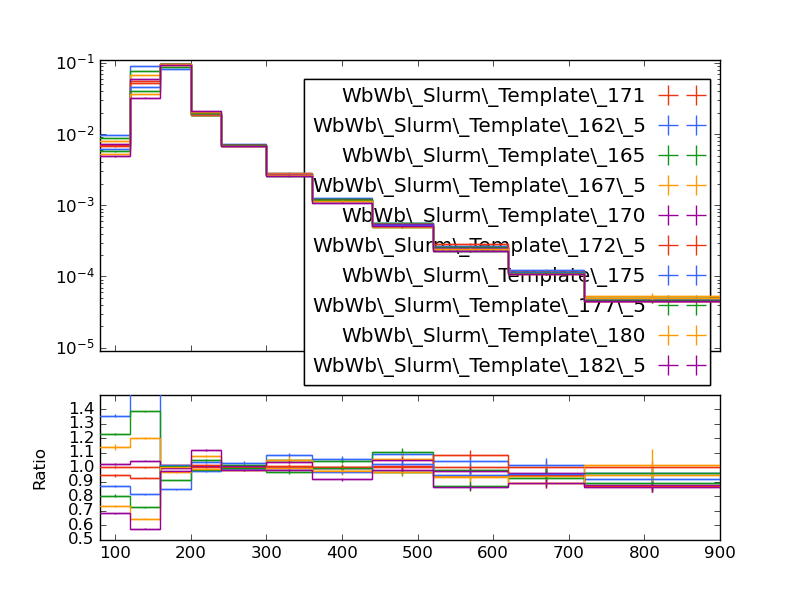

This figure's Python source:
#! /usr/bin/env python

# This Python script was auto-generated using YODA v2.0.1.
# Analysis object: /WbWb_singlelepton/m_minimax
# Timestamp: 12-01-2026 (12:51:18)

import matplotlib as mpl
import matplotlib.pyplot as plt
mpl.use('Agg') # comment out for interactive use
import os
import numpy as np

plotDir = os.path.split(os.path.realpath(__file__))[0]
if 'YODA_USER_PLOT_PATH' in globals():
    plot_outdir = globals()['YODA_USER_PLOT_PATH']
else:
    plot_outdir = plotDir

#plot style
plt.style.use(os.path.join(plotDir, '../default.mplstyle'))

plt.rcParams['text.usetex'] = False
plt.style.use(['classic'])
plt.rc('font', family='DejaVu Sans')
# plot metadata
figW, figH = plt.rcParams['figure.figsize']
ax_xLabel = r''
ax_yLabel = r''
ax_title  = r''
ax_xScale = 'linear'
ax_yScale = 'log'
xLims = (80.0, 900.0)
yLims = (9e-06, 0.11000000000000001)

# TeX-friendly labels for the legend
labels = {
    'legend' : ([ r"WbWb\_Slurm\_Template\_171", r"WbWb\_Slurm\_Template\_162\_5", r"WbWb\_Slurm\_Template\_165", r"WbWb\_Slurm\_Template\_167\_5", r"WbWb\_Slurm\_Template\_170", r"WbWb\_Slurm\_Template\_172\_5", r"WbWb\_Slurm\_Template\_175", r"WbWb\_Slurm\_Template\_177\_5", r"WbWb\_Slurm\_Template\_180", r"WbWb\_Slurm\_Template\_182\_5" ], r""),
}

# Adjust canvas width and height
canvasW = 10.0
canvasH = 9.0
figW *= canvasW/10.
figH *= canvasH/9.

# Create figure and axis objects
fig, (ax, ratio0_ax) = plt.subplots(2, 1, sharex=True,
                  figsize=(figW,figH), gridspec_kw={'height_ratios': (6.0, 3.0)})

# Set figure margins
plt.subplots_adjust(
    left   = 1.0 * plt.rcParams['figure.subplot.left'],
    right  = 1.0 * plt.rcParams['figure.subplot.right'],
    top    = 1.0 * plt.rcParams['figure.subplot.top'],
    bottom = 1.0 * plt.rcParams['figure.subplot.bottom'])

ratio0_ax.yaxis.set_major_locator(mpl.ticker.MultipleLocator(0.1))
ratio0_ax.set_ylim(0.5, 1.4999)
ratio0_ax.set_ylabel('Ratio')

# the numerical data is stored in a separate file
dataf = dict()
prefix = os.path.split(__file__)[0]
if prefix:    prefix = prefix + '/'
exec(open(prefix+'m_minimax__data.py').read(), dataf)


legend_handles = dict() # keep track of handles for the legend

# style options for curves
# starts at zorder>=5 to draw curve on top of legend
styles = {
  'WbWb_LO_PS_Had_171/Analysis/WbWb_Slurm_Template_171.yoda.gz': {
    'color' : '#EE3311',
    'linestyle' : '-',
    'linewidth' : 1,
    'marker' : 'none',
    'markersize' : 2,
    'capsize' : 0.0,
    'zorder' : 5,
    'histstyle' : 1,
    'drawstyle' : 'steps-pre',
    'xerrorbars' : 1,
    'yerrorbars' : 1,
    'fillcolor' : None,
    'fillopacity' : 1.0,
    'ratio0_linestyle' : '-',
    'ratio0_linewidth' : 1,
    'ratio0_marker' : 'none',
    'ratio0_markersize' : 2,
    'ratio0_capsize' : 0.0,
    'ratio0_zorder' : 5,
    'ratio0_histstyle' : 1,
    'ratio0_drawstyle' : 'steps-pre',
    'ratio0_xerrorbars' : 1,
    'ratio0_yerrorbars' : 1,
  },
  'WbWb_LO_PS_Had_162/Analysis/WbWb_Slurm_Template_162_5.yoda.gz': {
    'color' : '#3366FF',
    'linestyle' : '-',
    'linewidth' : 1,
    'marker' : 'none',
    'markersize' : 2,
    'capsize' : 0.0,
    'zorder' : 6,
    'histstyle' : 1,
    'drawstyle' : 'steps-pre',
    'xerrorbars' : 1,
    'yerrorbars' : 1,
    'fillcolor' : None,
    'fillopacity' : 1.0,
    'ratio0_linestyle' : '-',
    'ratio0_linewidth' : 1,
    'ratio0_marker' : 'none',
    'ratio0_markersize' : 2,
    'ratio0_capsize' : 0.0,
    'ratio0_zorder' : 6,
    'ratio0_histstyle' : 1,
    'ratio0_drawstyle' : 'steps-pre',
    'ratio0_xerrorbars' : 1,
    'ratio0_yerrorbars' : 1,
  },
  'WbWb_LO_PS_Had_165/Analysis/WbWb_Slurm_Template_165.yoda.gz': {
    'color' : '#109618',
    'linestyle' : '-',
    'linewidth' : 1,
    'marker' : 'none',
    'markersize' : 2,
    'capsize' : 0.0,
    'zorder' : 7,
    'histstyle' : 1,
    'drawstyle' : 'steps-pre',
    'xerrorbars' : 1,
    'yerrorbars' : 1,
    'fillcolor' : None,
    'fillopacity' : 1.0,
    'ratio0_linestyle' : '-',
    'ratio0_linewidth' : 1,
    'ratio0_marker' : 'none',
    'ratio0_markersize' : 2,
    'ratio0_capsize' : 0.0,
    'ratio0_zorder' : 7,
    'ratio0_histstyle' : 1,
    'ratio0_drawstyle' : 'steps-pre',
    'ratio0_xerrorbars' : 1,
    'ratio0_yerrorbars' : 1,
  },
  'WbWb_LO_PS_Had_167/Analysis/WbWb_Slurm_Template_167_5.yoda.gz': {
    'color' : '#FF9900',
    'linestyle' : '-',
    'linewidth' : 1,
    'marker' : 'none',
    'markersize' : 2,
    'capsize' : 0.0,
    'zorder' : 8,
    'histstyle' : 1,
    'drawstyle' : 'steps-pre',
    'xerrorbars' : 1,
    'yerrorbars' : 1,
    'fillcolor' : None,
    'fillopacity' : 1.0,
    'ratio0_linestyle' : '-',
    'ratio0_linewidth' : 1,
    'ratio0_marker' : 'none',
    'ratio0_markersize' : 2,
    'ratio0_capsize' : 0.0,
    'ratio0_zorder' : 8,
    'ratio0_histstyle' : 1,
    'ratio0_drawstyle' : 'steps-pre',
    'ratio0_xerrorbars' : 1,
    'ratio0_yerrorbars' : 1,
  },
  'WbWb_LO_PS_Had_170/Analysis/WbWb_Slurm_Template_170.yoda.gz': {
    'color' : '#990099',
    'linestyle' : '-',
    'linewidth' : 1,
    'marker' : 'none',
    'markersize' : 2,
    'capsize' : 0.0,
    'zorder' : 9,
    'histstyle' : 1,
    'drawstyle' : 'steps-pre',
    'xerrorbars' : 1,
    'yerrorbars' : 1,
    'fillcolor' : None,
    'fillopacity' : 1.0,
    'ratio0_linestyle' : '-',
    'ratio0_linewidth' : 1,
    'ratio0_marker' : 'none',
    'ratio0_markersize' : 2,
    'ratio0_capsize' : 0.0,
    'ratio0_zorder' : 9,
    'ratio0_histstyle' : 1,
    'ratio0_drawstyle' : 'steps-pre',
    'ratio0_xerrorbars' : 1,
    'ratio0_yerrorbars' : 1,
  },
  'WbWb_LO_PS_Had_172/Analysis/WbWb_Slurm_Template_172_5.yoda.gz': {
    'color' : '#EE3311',
    'linestyle' : '-',
    'linewidth' : 1,
    'marker' : 'none',
    'markersize' : 2,
    'capsize' : 0.0,
    'zorder' : 10,
    'histstyle' : 1,
    'drawstyle' : 'steps-pre',
    'xerrorbars' : 1,
    'yerrorbars' : 1,
    'fillcolor' : None,
    'fillopacity' : 1.0,
    'ratio0_linestyle' : '-',
    'ratio0_linewidth' : 1,
    'ratio0_marker' : 'none',
    'ratio0_markersize' : 2,
    'ratio0_capsize' : 0.0,
    'ratio0_zorder' : 10,
    'ratio0_histstyle' : 1,
    'ratio0_drawstyle' : 'steps-pre',
    'ratio0_xerrorbars' : 1,
    'ratio0_yerrorbars' : 1,
  },
  'WbWb_LO_PS_Had_175/Analysis/WbWb_Slurm_Template_175.yoda.gz': {
    'color' : '#3366FF',
    'linestyle' : '-',
    'linewidth' : 1,
    'marker' : 'none',
    'markersize' : 2,
    'capsize' : 0.0,
    'zorder' : 11,
    'histstyle' : 1,
    'drawstyle' : 'steps-pre',
    'xerrorbars' : 1,
    'yerrorbars' : 1,
    'fillcolor' : None,
    'fillopacity' : 1.0,
    'ratio0_linestyle' : '-',
    'ratio0_linewidth' : 1,
    'ratio0_marker' : 'none',
    'ratio0_markersize' : 2,
    'ratio0_capsize' : 0.0,
    'ratio0_zorder' : 11,
    'ratio0_histstyle' : 1,
    'ratio0_drawstyle' : 'steps-pre',
    'ratio0_xerrorbars' : 1,
    'ratio0_yerrorbars' : 1,
  },
  'WbWb_LO_PS_Had_177/Analysis/WbWb_Slurm_Template_177_5.yoda.gz': {
    'color' : '#109618',
    'linestyle' : '-',
    'linewidth' : 1,
    'marker' : 'none',
    'markersize' : 2,
    'capsize' : 0.0,
    'zorder' : 12,
    'histstyle' : 1,
    'drawstyle' : 'steps-pre',
    'xerrorbars' : 1,
    'yerrorbars' : 1,
    'fillcolor' : None,
    'fillopacity' : 1.0,
    'ratio0_linestyle' : '-',
    'ratio0_linewidth' : 1,
    'ratio0_marker' : 'none',
    'ratio0_markersize' : 2,
    'ratio0_capsize' : 0.0,
    'ratio0_zorder' : 12,
    'ratio0_histstyle' : 1,
    'ratio0_drawstyle' : 'steps-pre',
    'ratio0_xerrorbars' : 1,
    'ratio0_yerrorbars' : 1,
  },
  'WbWb_LO_PS_Had_180/Analysis/WbWb_Slurm_Template_180.yoda.gz': {
    'color' : '#FF9900',
    'linestyle' : '-',
    'linewidth' : 1,
    'marker' : 'none',
    'markersize' : 2,
    'capsize' : 0.0,
    'zorder' : 13,
    'histstyle' : 1,
    'drawstyle' : 'steps-pre',
    'xerrorbars' : 1,
    'yerrorbars' : 1,
    'fillcolor' : None,
    'fillopacity' : 1.0,
    'ratio0_linestyle' : '-',
    'ratio0_linewidth' : 1,
    'ratio0_marker' : 'none',
    'ratio0_markersize' : 2,
    'ratio0_capsize' : 0.0,
    'ratio0_zorder' : 13,
    'ratio0_histstyle' : 1,
    'ratio0_drawstyle' : 'steps-pre',
    'ratio0_xerrorbars' : 1,
    'ratio0_yerrorbars' : 1,
  },
  'WbWb_LO_PS_Had_182/Analysis/WbWb_Slurm_Template_182_5.yoda.gz': {
    'color' : '#990099',
    'linestyle' : '-',
    'linewidth' : 1,
    'marker' : 'none',
    'markersize' : 2,
    'capsize' : 0.0,
    'zorder' : 14,
    'histstyle' : 1,
    'drawstyle' : 'steps-pre',
    'xerrorbars' : 1,
    'yerrorbars' : 1,
    'fillcolor' : None,
    'fillopacity' : 1.0,
    'ratio0_linestyle' : '-',
    'ratio0_linewidth' : 1,
    'ratio0_marker' : 'none',
    'ratio0_markersize' : 2,
    'ratio0_capsize' : 0.0,
    'ratio0_zorder' : 14,
    'ratio0_histstyle' : 1,
    'ratio0_drawstyle' : 'steps-pre',
    'ratio0_xerrorbars' : 1,
    'ratio0_yerrorbars' : 1,
  },
}

# curve from input yoda files in main panel
for label, yvals in dataf['yvals'].items():
    if all(np.isnan(v) for v in dataf['yvals'][label]):
        continue
    tmp = None
    if styles[label]['histstyle']: # draw as histogram
        xpos = dataf['xedges'][label] if styles[label]['drawstyle'] else dataf['xpoints'][label]
        ypos = np.insert(yvals, 0, yvals[0]) if styles[label]['drawstyle'] else yvals
        if styles[label]['fillcolor']: # fill area below curve
            ax.fill_between(xpos, ypos, step='pre',
                            color=styles[label]['fillcolor'],
                            alpha=styles[label]['fillopacity'])
        tmp, = ax.plot(xpos, ypos,
                       color=styles[label]['color'],
                       linestyle=styles[label]['linestyle'],
                       linewidth=styles[label]['linewidth'],
                       drawstyle=styles[label]['drawstyle'], solid_joinstyle='miter',
                       zorder=styles[label]['zorder'], label=label)
    tmp = ax.errorbar(dataf['xpoints'][label], yvals,
                      xerr=np.array(dataf['xerrs'][label])*styles[label]['xerrorbars'],
                      yerr=np.array(dataf['yerrs'][label])*styles[label]['yerrorbars'],
                      fmt=styles[label]['marker'], capsize=styles[label]['capsize'],
                      markersize=styles[label]['markersize'],
                      ecolor=styles[label]['color'],
                      color=styles[label]['color'], zorder=styles[label]['zorder'])
    tmp[-1][0].set_linestyle(styles[label]['linestyle'])
    tmp[-1][0].set_linewidth(styles[label]['linewidth'])
    if label in dataf['add_legend_handle']:  legend_handles[label] = tmp
    for varLabel in dataf['variation_yvals'].keys():
        if varLabel.startswith(label):
            tmp, = ax.plot(dataf['xedges'][label], dataf['variation_yvals'][varLabel],
                           color=styles[label]['color'],
                           linestyle=styles[label]['linestyle'],
                           linewidth=styles[label]['linewidth'],
                           drawstyle='steps-pre', solid_joinstyle='miter',
                           zorder=styles[label]['zorder'], alpha=0.5)


# plots on ratio panel
# curve from input yoda files in ratio panel
for label, yvals in dataf['ratio0_yvals'].items():
    if all(np.isnan(v) for v in yvals):
        continue
    if styles[label]['ratio0_histstyle']: # plot as histogram
        xpos = dataf['xedges']['WbWb_LO_PS_Had_171/Analysis/WbWb_Slurm_Template_171.yoda.gz'] if styles[label]['ratio0_drawstyle'] else dataf['xpoints']['WbWb_LO_PS_Had_171/Analysis/WbWb_Slurm_Template_171.yoda.gz']
        ypos = np.insert(yvals, 0, yvals[0]) if styles[label]['ratio0_drawstyle'] else yvals
        ratio0_ax.plot(xpos, ypos,
                       color=styles[label]['color'],
                       linewidth=styles[label]['linewidth'],
                       linestyle=styles[label]['ratio0_linestyle'],
                       drawstyle=styles[label]['ratio0_drawstyle'], zorder=styles[label]['zorder'],
                       solid_joinstyle='miter')
    tmp = ratio0_ax.errorbar(dataf['xpoints']['WbWb_LO_PS_Had_171/Analysis/WbWb_Slurm_Template_171.yoda.gz'], yvals,
                             xerr=np.array(dataf['ref_xerrs'])*styles[label]['ratio0_xerrorbars'],
                             yerr=np.array(dataf['ratio0_yerrs'][label])*styles[label]['ratio0_yerrorbars'],
                             fmt=styles[label]['ratio0_marker'], capsize=styles[label]['ratio0_capsize'],
                             markersize=styles[label]['ratio0_markersize'],
                             ecolor=styles[label]['color'],
                             color=styles[label]['color'])
    tmp[-1][0].set_linestyle(styles[label]['ratio0_linestyle'])
    tmp[-1][0].set_linewidth(styles[label]['ratio0_linewidth'])

    for varlabel in dataf['ratio0_variation_vals'].keys():
        if varlabel.startswith(label):
            ratio0_ax.plot(dataf['xedges']['WbWb_LO_PS_Had_171/Analysis/WbWb_Slurm_Template_171.yoda.gz'],
                            dataf['ratio0_variation_vals'][varlabel],
                            color=styles[label]['color'],
                            linestyle=styles[label]['linestyle'],
                            linewidth=styles[label]['linewidth'],
                            drawstyle='steps-pre', solid_joinstyle='miter',
                            zorder=1, alpha=0.5)

legend_items = list(legend_handles.values())
ax.add_artist(ax.legend(legend_items,
                        labels['legend'][0],
                        title=labels['legend'][1],
                        alignment='right',
                        loc='upper right',
                        bbox_to_anchor=(1.0, 0.97),markerfirst=False))

# set plot metadata as defined above
ratio0_ax.set_xlabel(ax_xLabel)
ratio0_ax.xaxis.set_label_coords(1., -0.15)
ax.set_ylabel(ax_yLabel, ha='right', va='top')
ax.yaxis.set_label_coords(-0.11, 1.0)
ax.set_title(ax_title, loc='left')
ax.set_xscale(ax_xScale)
ax.set_yscale(ax_yScale)
ax.set_xlim(xLims)
ax.set_ylim(yLims)

# tick formatting
plt.rcParams['xtick.top'] = True
plt.rcParams['ytick.right'] = True
ax.yaxis.set_major_locator(mpl.ticker.LogLocator(base=10.0, numticks=np.inf))
ax.yaxis.set_minor_locator(mpl.ticker.LogLocator(
                           base=10.0, subs=np.arange(0.1, 1, 0.1), numticks=np.inf))
fig.align_ylabels((ax, ratio0_ax))
plt.savefig(os.path.join(plot_outdir, 'm_minimax.pdf'), format='PDF')
plt.savefig(os.path.join(plot_outdir, 'm_minimax.png'), format='PNG')

plt.close(fig)
